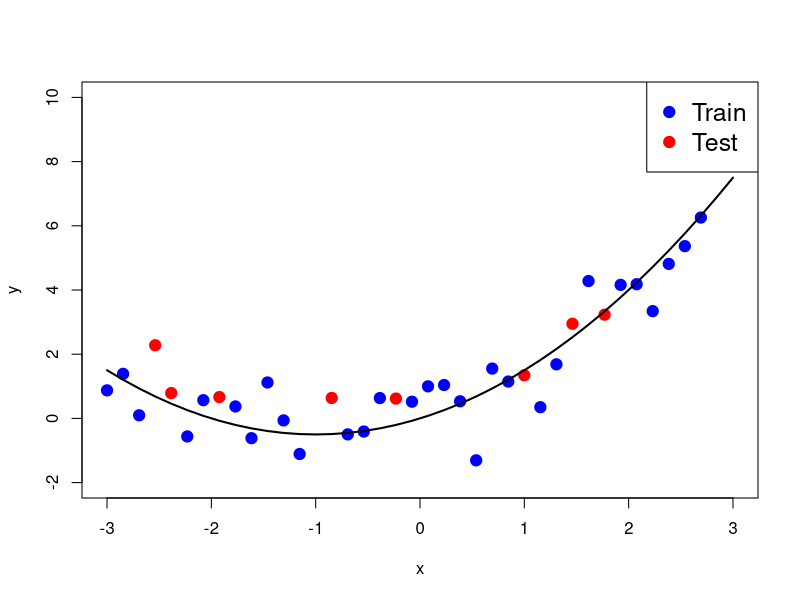
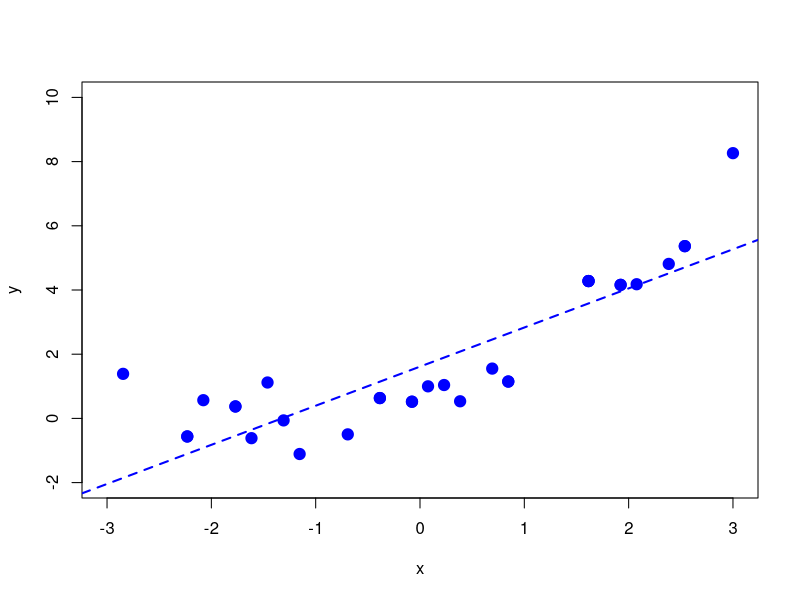
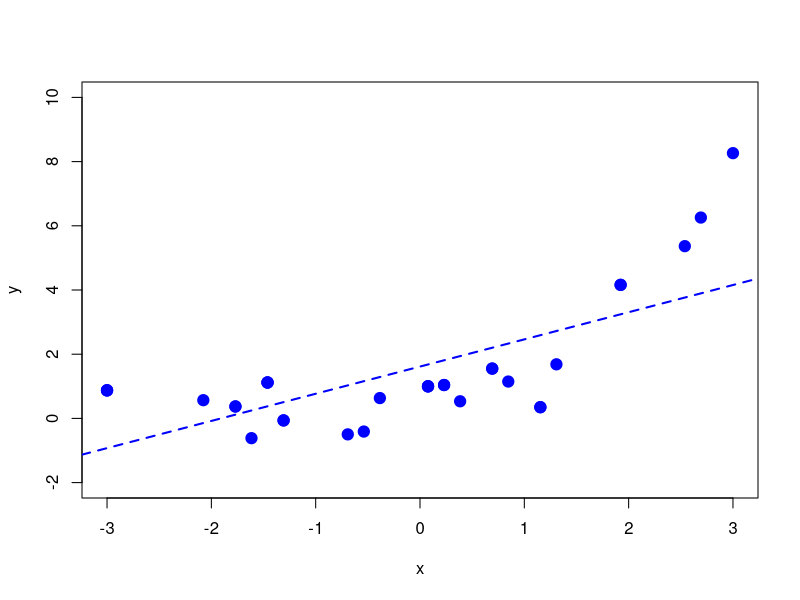
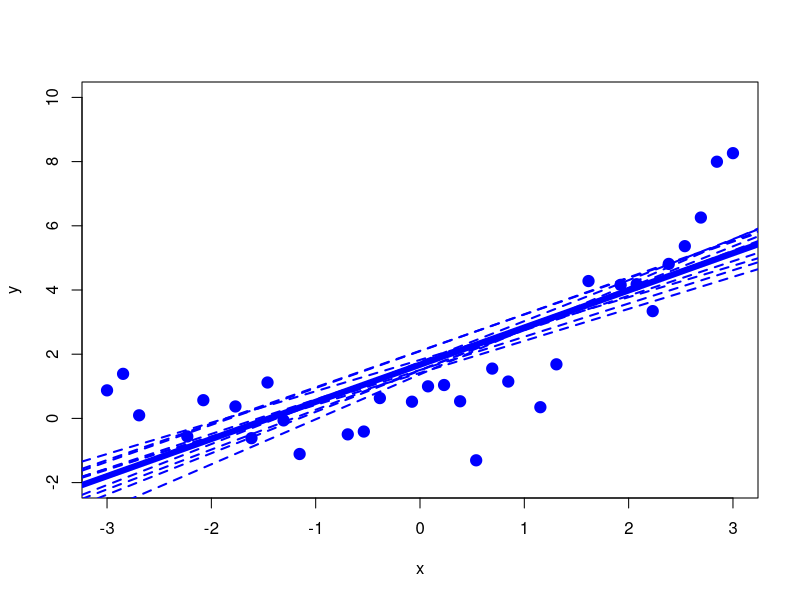
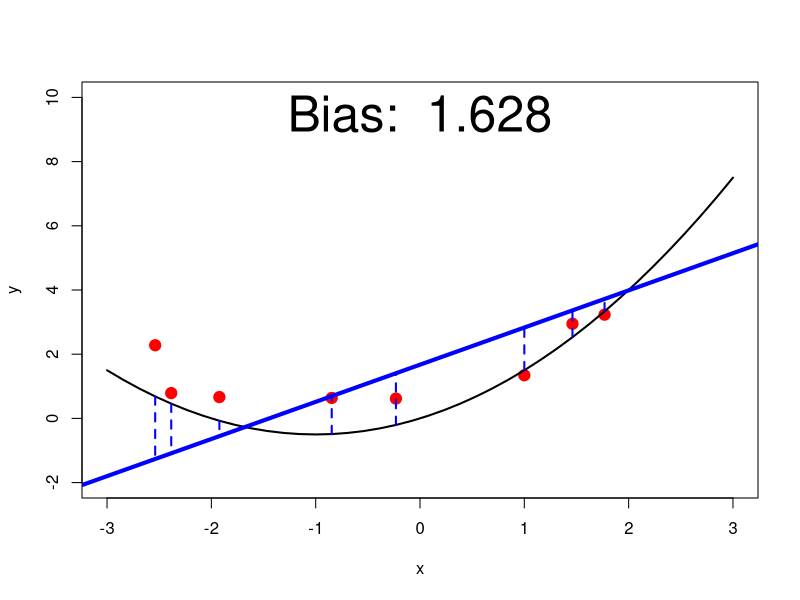
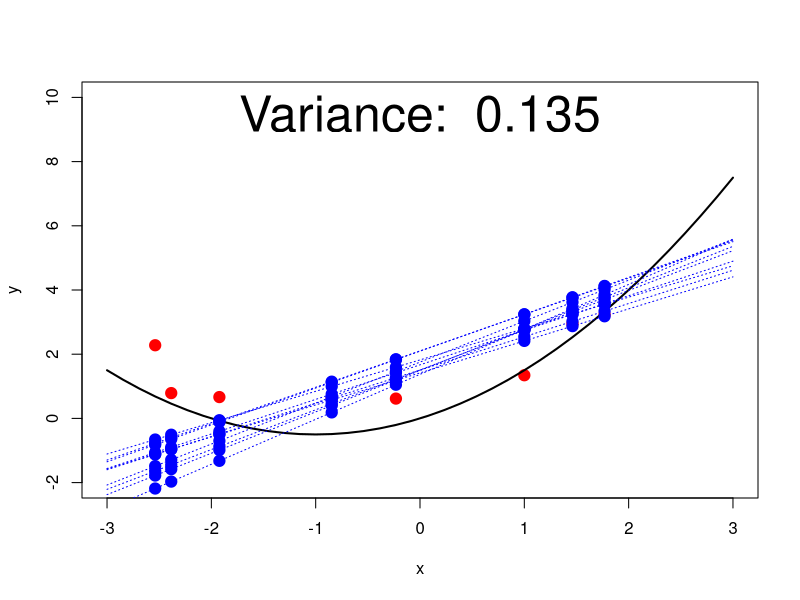
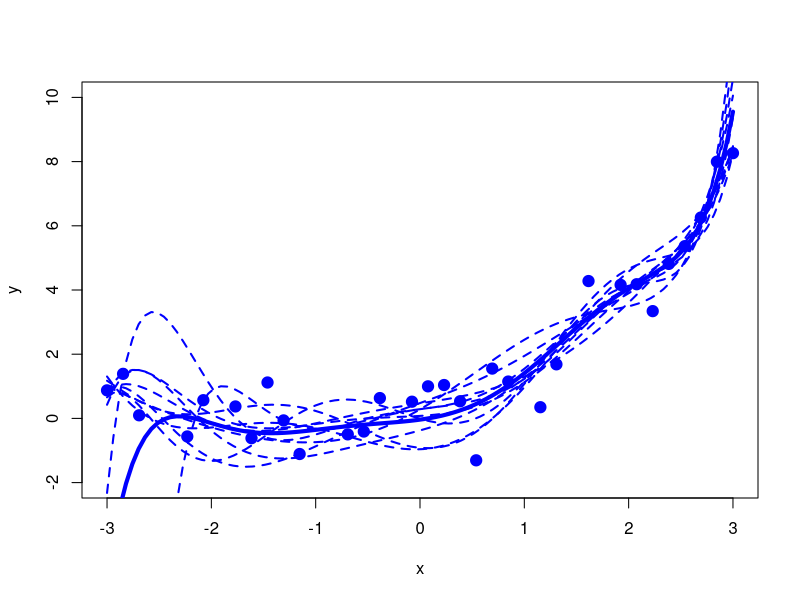
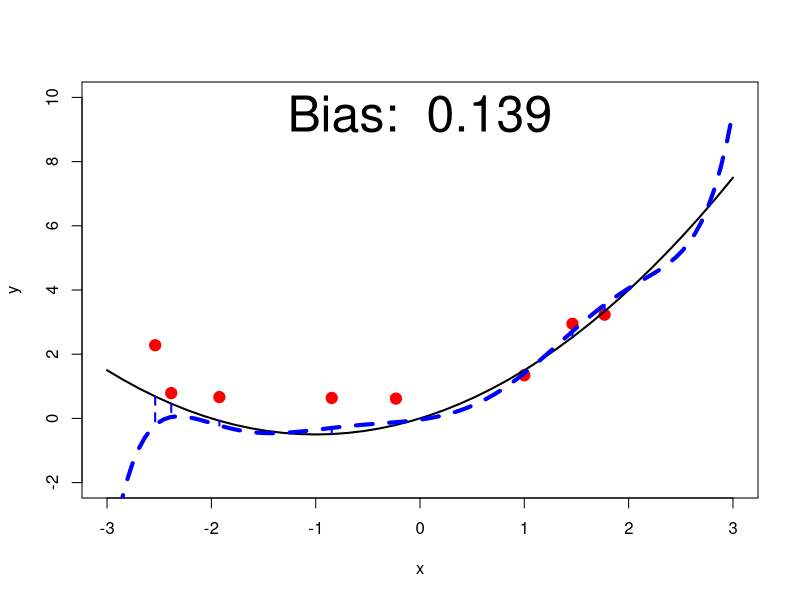

Here is the R script that generated these plots, in order:
set.seed(1)
calculate_polynomial <- function(coef,poly_grade,x){
    # Calculate the polynomial using the coeffficients
    y <- coef[1]
    for (i in 2:(poly_grade+1)){
        y <- y + coef[i] * x^(i-1)
    }
    return(y)
}

plot_polynomial <- function(coef,poly_grade,color="blue",lwd=2,lty=2){
    # Plot the polynomial using the coeffficients
    x <- seq(-3, 3, length.out = 100)
    y <- calculate_polynomial(coef,poly_grade,x)
    # 
    lines(x, y, col = color, lwd=lwd,lty=lty)
}

train_model <- function(training_lenght,X_train,Y_train,poly_grade=1,plot_points = FALSE){
    # Bootstrap the training data
    sample_index <- sample(1:training_length, training_length, replace = TRUE)
    X_train_sample <- X_train[sample_index]
    Y_train_sample <- Y_train[sample_index]
    # Make a dashed line with the model if the flag is true
    if (plot_points){
        plot(X_train_sample, Y_train_sample, col = "blue", pch = 19, cex = 1.5,,xlim = c(-3, 3), ylim = c(-2, 10),xlab = "x",ylab = "y")
    }
    model = lm(Y_train_sample ~ poly(X_train_sample, poly_grade,raw=TRUE))
    if (poly_grade == 1){
        abline(model,col= "blue", lwd = 2,lty=2)
    }
    if (poly_grade > 1){
        plot_polynomial(coef(model),poly_grade)
        }
    return(coef(model))
}

save_plot <- function(path){
png(path)
}

data_length=40
training_fraction <- 0.80
training_length <- round(training_fraction * data_length)
number_of_models=10

X <- seq(-3, 3, length.out = data_length)
# Apply a polynomial transformation to X and add noise
error_std <- 1
Y_noiseless <-  X + 0.5 * X^2
Y <- Y_noiseless+ rnorm(data_length, mean = 0, sd = error_std)

# Divide the data into training and test
train_index <- sample(1:data_length, training_length )
X_train <- X[train_index]
Y_train <- Y[train_index]
X_test <- X[-train_index]
Y_test <- Y[-train_index]
Y_true_test <- Y_noiseless[-train_index]

### 1st plot: Plot of train and test data
save_plot("slides/advriskmin/figure/bias_variance_decomposition-train_test.png")
plot(X_train, Y_train, col = "blue", pch = 19, cex = 1.5,xlim = c(-3, 3), ylim = c(-2, 10),xlab = "x",ylab = "y")
points(X[-train_index], Y[-train_index], col = "red", pch = 19, cex = 1.5)
# add a legend
legend("topright", legend = c("Train", "Test"), col = c("blue", "red"), pch = 19, cex = 1.5)
lines(X, Y_noiseless, col = "black", lwd = 2)
dev.off()




### 2nd plot: Explain the sampling with replacement ( bootstrap), show it two times
save_plot("slides/advriskmin/figure/bias_variance_decomposition-bootstrap_2.png")
train_model(training_length,X_train,Y_train,1,TRUE)
dev.off()
save_plot("slides/advriskmin/figure/bias_variance_decomposition-bootstrap_1.png")
train_model(training_length,X_train,Y_train,1,TRUE)
dev.off()


### 3th plot: Train N models using different samples from the training data and show them, also show the average model
coef_list <- list()
save_plot("slides/advriskmin/figure/bias_variance_decomposition-linear_model.png")
plot(X_train, Y_train, col = "blue", pch = 19, cex = 1.5,xlim = c(-3, 3), ylim = c(-2, 10),xlab = "x",ylab = "y")
for (i in 1:number_of_models) {
  coef_list[[i]] <- train_model(training_length,X_train,Y_train,1,FALSE)

}
coef_df <- do.call(rbind, coef_list)
coef_df_mean <- apply(coef_df, 2, mean)
abline(coef_df_mean, col = "blue", lwd = 6)
dev.off()


### 4th plot: Plot test points, real model, average model and show the bias
save_plot("slides/advriskmin/figure/bias_variance_decomposition-linear_model_bias.png")
bias= mean(((coef_df_mean[1] + coef_df_mean[2] * X_test) - ( X_test + 0.5 * X_test^2))^2)
plot(X_test, Y_test, col = "red", pch = 19, cex = 1.5,xlim = c(-3, 3), ylim = c(-2, 10),xlab = "x",ylab = "y")
lines(X, Y_noiseless, col = "black", lwd = 2)
abline(coef_df_mean, col = "blue", lwd = 4)
segments(X_test,Y_true_test, X_test, calculate_polynomial(coef_df_mean,1,X_test), col = "blue", lwd = 2, lty = 2)
# calculate the mean bias with respect to the real model in the test data
text(0, 9.5, paste("Bias: ",round(bias,3)), cex = 3)
dev.off()

### 5th plot: Plot test points, real model, and the predictions of each trained model
save_plot("slides/advriskmin/figure/bias_variance_decomposition-linear_model_variance.png")
Y_test_predicted <- matrix(0, nrow = number_of_models, ncol = length(X_test))
for (i in 1:number_of_models) {
  Y_test_predicted[i,] <-  coef_list[[i]][1] + coef_list[[i]][2] * X_test
}
variance <- mean(apply(Y_test_predicted, 2, var))
plot(X_test, Y_test, col = "red", pch = 19, cex = 1.5,xlim = c(-3, 3), ylim = c(-2, 10),xlab = "x",ylab = "y")
lines(X, Y_noiseless, col = "black", lwd = 2)
# add the prediction of each model as dots
for (i in 1:number_of_models) {
  points(X_test, Y_test_predicted[i,], col = "blue", pch = 19, cex = 1.5)
  plot_polynomial(coef_list[[i]],1, col = "blue", lwd = 1, lty = 3)
}
text(0, 9.5, paste("Variance: ",round(variance,3)), cex = 3)
dev.off()

###### Now, a much more complex model ######
grade=7
### 6th plot: Train N models using different samples from the training data and show them, also show the average model
coef_list <- list()
save_plot("slides/advriskmin/figure/bias_variance_decomposition-complex_model.png")
plot(X_train, Y_train, col = "blue", pch = 19, cex = 1.5,xlim = c(-3, 3), ylim = c(-2, 10),xlab = "x",ylab = "y")
for (i in 1:number_of_models) {
  coef_list[[i]] <- train_model(training_length,X_train,Y_train,grade,FALSE)
}
coef_df <- do.call(rbind, coef_list)
coef_df_mean <- apply(coef_df, 2, mean)
plot_polynomial(coef_df_mean,grade,"blue",4,1)
dev.off()

### 7th plot: Plot test points, real model, average model and show the bias
save_plot("slides/advriskmin/figure/bias_variance_decomposition-complex_model_bias.png")
bias=mean(((calculate_polynomial(coef_df_mean,grade,X_test)) - (X_test + 0.5 * X_test^2))^2)
plot(X_test, Y_test, col = "red", pch = 19, cex = 1.5,xlim = c(-3, 3), ylim = c(-2, 10),xlab = "x",ylab = "y")
lines(X, Y_noiseless, col = "black", lwd = 2)
plot_polynomial(coef_df_mean,grade,"blue",4,2)
segments(X_test,Y_true_test, X_test, calculate_polynomial(coef_df_mean,grade,X_test), col = "blue", lwd = 2, lty = 2)
text(0, 9.5, paste("Bias: ",round(bias,3)), cex = 3)
dev.off()


### 8th plot: Plot test points, real model, and the predictions of each trained model
save_plot("slides/advriskmin/figure/bias_variance_decomposition-complex_model_variance.png")
Y_test_predicted <- matrix(0, nrow = number_of_models, ncol = length(X_test))
for (i in 1:number_of_models) {
  Y_test_predicted[i,] <-  calculate_polynomial(coef_list[[i]],grade,X_test)
}
variance <- mean(apply(Y_test_predicted, 2, var))
plot(X_test, Y_test, col = "red", pch = 19, cex = 1.5,xlim = c(-3, 3), ylim = c(-2, 10),xlab = "x",ylab = "y")
lines(X, Y_noiseless, col = "black", lwd = 2)
# add the prediction of each model as dots
for (i in 1:number_of_models) {
  points(X_test, Y_test_predicted[i,], col = "blue", pch = 19, cex = 1.5)
  plot_polynomial(coef_list[[i]],grade, col = "blue", lwd = 1, lty = 3)
}
text(0, 9.5, paste("Variance: ",round(variance,3)), cex = 3)
dev.off()





###### Now, the correct model ######
grade=2

### 9th plot: Train N models using different samples from the training data and show them, also show the average model
coef_list <- list()
save_plot("slides/advriskmin/figure/bias_variance_decomposition-correct_model.png")
plot(X_train, Y_train, col = "blue", pch = 19, cex = 1.5,xlim = c(-3, 3), ylim = c(-2, 10),xlab = "x",ylab = "y")
for (i in 1:number_of_models) {
  coef_list[[i]] <- train_model(training_length,X_train,Y_train,grade,FALSE)
}
coef_df <- do.call(rbind, coef_list)
coef_df_mean <- apply(coef_df, 2, mean)
plot_polynomial(coef_df_mean,grade,"blue",4,1)
dev.off()

### 10th plot: Plot test points, real model, average model and show the bias
save_plot("slides/advriskmin/figure/bias_variance_decomposition-correct_model_bias.png")
bias=mean(((calculate_polynomial(coef_df_mean,grade,X_test)) - (X_test + 0.5 * X_test^2))^2)
plot(X_test, Y_test, col = "red", pch = 19, cex = 1.5,xlim = c(-3, 3), ylim = c(-2, 10),xlab = "x",ylab = "y")
lines(X, Y_noiseless, col = "black", lwd = 2)
plot_polynomial(coef_df_mean,grade,"blue",4,2)
segments(X_test,Y_true_test, X_test, calculate_polynomial(coef_df_mean,grade,X_test), col = "blue", lwd = 2, lty = 2)
text(0, 9.5, paste("Bias: ",round(bias,3)), cex = 3)
dev.off()

### 11th plot: Plot test points, real model, and the predictions of each trained model
save_plot("slides/advriskmin/figure/bias_variance_decomposition-correct_model_variance.png")
Y_test_predicted <- matrix(0, nrow = number_of_models, ncol = length(X_test))
for (i in 1:number_of_models) {
  Y_test_predicted[i,] <-  calculate_polynomial(coef_list[[i]],grade,X_test)
}
variance <- mean(apply(Y_test_predicted, 2, var))
plot(X_test, Y_test, col = "red", pch = 19, cex = 1.5,xlim = c(-3, 3), ylim = c(-2, 10),xlab = "x",ylab = "y")
lines(X, Y_noiseless, col = "black", lwd = 2)
# add the prediction of each model as dots
for (i in 1:number_of_models) {
  points(X_test, Y_test_predicted[i,], col = "blue", pch = 19, cex = 1.5)
  plot_polynomial(coef_list[[i]],grade, col = "blue", lwd = 1, lty = 3)
}
text(0, 9.5, paste("Variance: ",round(variance,3)), cex = 3)
dev.off()